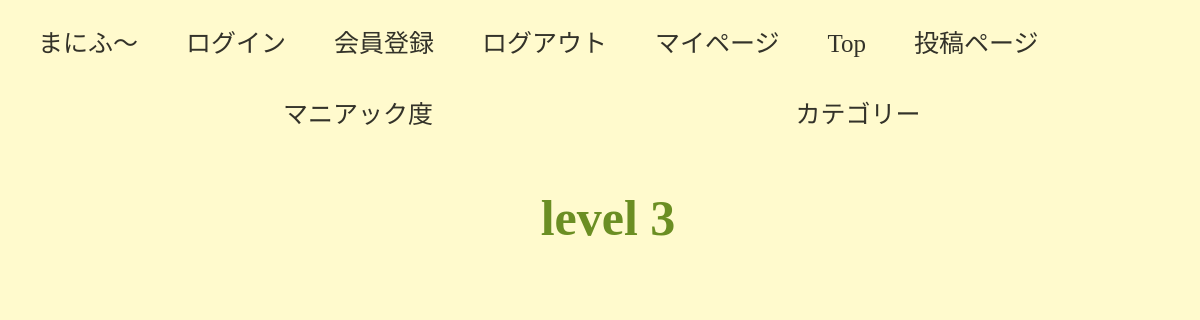
The app's page /level3, older data.
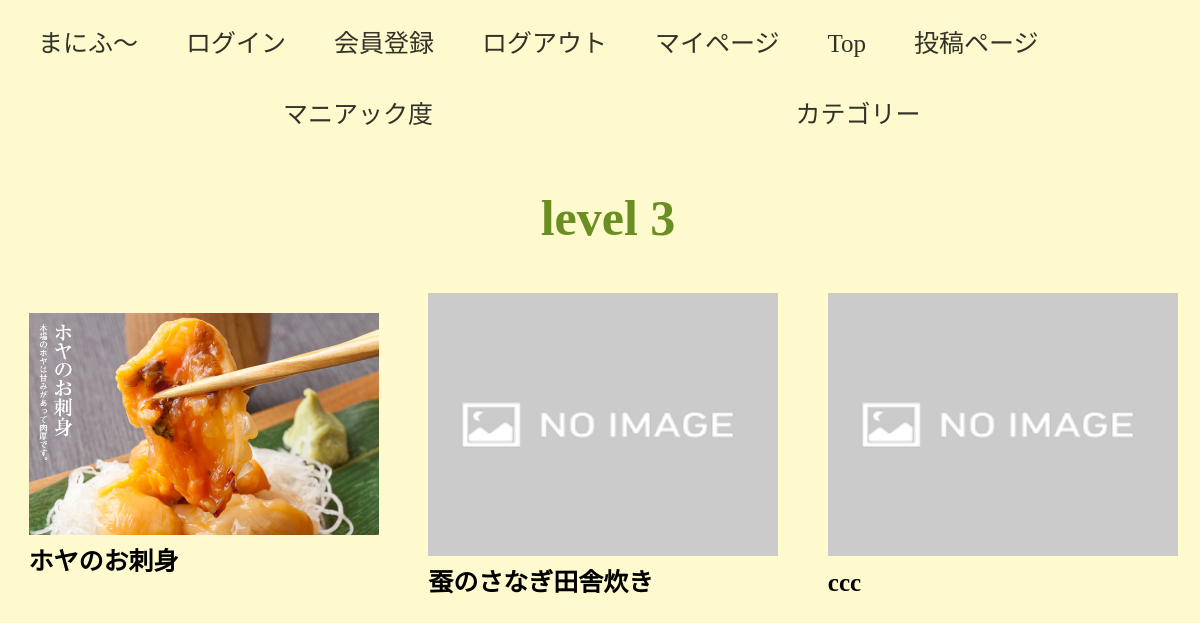
The same page, newer data.
### tables this page shows
CREATE TABLE "posts" (
	"id"	INTEGER,
	"user_id"	INTEGER,
	"title"	TEXT,
	"image"	TEXT,
	"main_evaluation"	INTEGER,
	"main_comment"	TEXT,
	"location"	TEXT,
	"category"	TEXT,
	"date"	TEXT,
	PRIMARY KEY("id" AUTOINCREMENT)
);

### each_program/yuki.py (the view)
@app.route("/level3", methods=["GET"])
def level3():
    conn = sqlite3.connect("graduation_work.db")
    c = conn.cursor()
    c.execute("select id, image, title from posts where main_evaluation = 'level 3'")
    post = []
    for item in c.fetchall():
        post.append({"post_id":item[0],"image":item[1],"title":item[2]})
    return render_template("level3.html", tpl_post = post,)

### templates/level3.html
{% extends "base.html" %}
{% block content %}
    <article>
        <section id="sec1">
            <h1>level 3</h1>
        </section>
        <section id="sec2">
            <div class="items">
                {% for post_item in tpl_post %}
                <div class="post_item">
                    <a href="/introduce/{{post_item['post_id']}}"><img src="/static/img/{{post_item['image']}}" class="image_top" alt="投稿内容"></a>
                    <a href="/introduce/{{post_id}}"><p class = "title">{{post_item["title"]}}</p></a>
                </div>
                {% endfor %}
            </div>
        </section>
    </article>
{% endblock %}

Row changes from the older to the newer data that the page shows:
added posts: image (picture), title "ホヤのお刺身"
added posts: image (placeholder picture), title "蚕のさなぎ田舎炊き"
added posts: image (placeholder picture), title "ccc"
